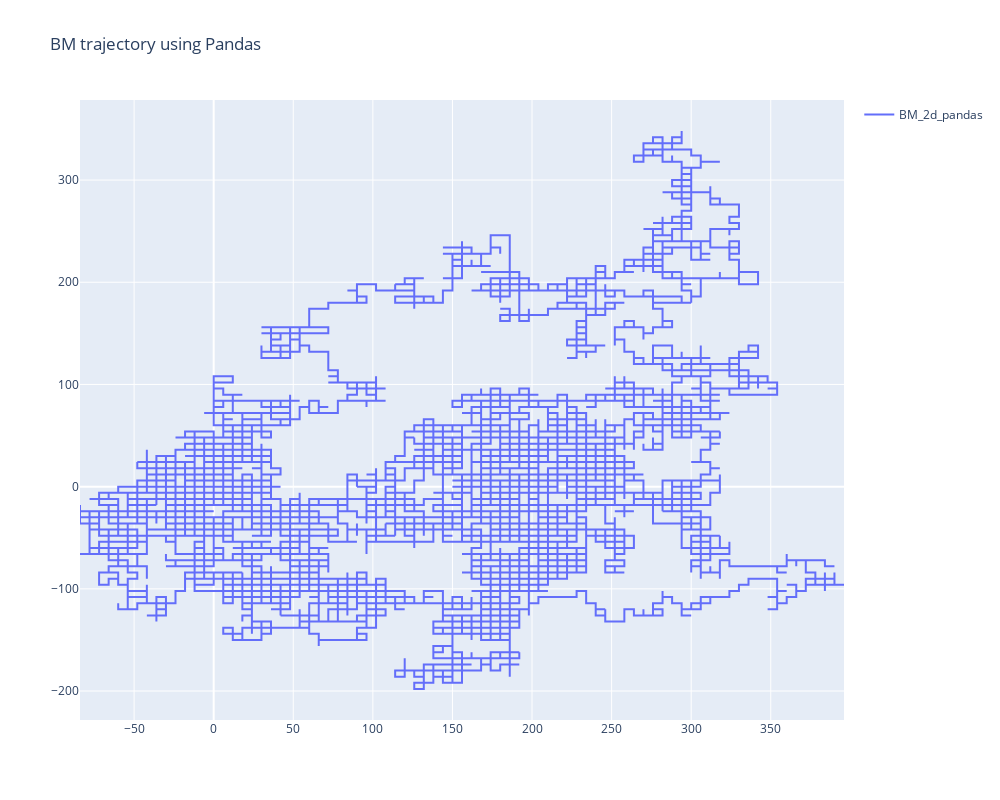

Here is the notebook cell this chart was saved with:
### Markdown cell above
## Brownian motion 2D - using Vec2d and Pandas

### Code cell
BM_2d_df = pd.DataFrame(columns=['x_pos','y_pos'])
BM_2d_df
# Init parameters
n_steps = 10000
s_pos = [0,0]
speed = 6

# Init velocity vector
velocity = Vec2d(speed,0)

# Init empty DF
BM_2d_df = pd.DataFrame(columns=['x_pos','y_pos'])

# Add starting position to DF
temp_df = pd.DataFrame([{'x_pos':s_pos[0], 'y_pos':s_pos[1]}])

BM_2d_df = pd.concat([BM_2d_df, temp_df], ignore_index=True)

# Generate trajectory
for i in range(n_steps-1):
    turn_angle = np.random.choice([0, np.pi/2, np.pi, 3*np.pi/2])
    # We are rotating the velocity vector
    velocity = velocity.rotated(turn_angle)
    # Update to new position
    temp_df = pd.DataFrame([{'x_pos':BM_2d_df.x_pos[i]+velocity.x, 'y_pos':BM_2d_df.y_pos[i]+velocity.y}])
    BM_2d_df = pd.concat([BM_2d_df, temp_df], ignore_index=True)

    # BM_2d_df.iloc[10:16].x_pos.max()
# BM_2d_df.iloc[10:16].x_pos.mean()

# BM_2d_df[(BM_2d_df.x_pos < 0)]
BM_2d_df[(BM_2d_df.y_pos < 0)]
fig_BM_pandas = go.Figure()

fig_BM_pandas.add_trace(go.Scatter(x = BM_2d_df.x_pos,
                                        y = BM_2d_df.y_pos,
                                        marker = dict(size=2),
                                        line = dict(width=2),
                                        mode = 'lines',
                                        name = 'BM_2d_pandas',
                                        showlegend = True    
))

fig_BM_pandas.update_layout(title = 'BM trajectory using Pandas',
                            autosize=False,
                            width=1000,
                            height=800
                           )

### Figure 1 — Plotly figure (JSON) as saved in the notebook; plotly's stock layout.template omitted (floating-point values rounded to 4 significant figures; data arrays with more than 128 entries replaced by an {"elided": "..."} marker saying what was removed)
{"data": [{"line": {"width": 2}, "marker": {"size": 2}, "mode": "lines", "name": "BM_2d_pandas", "showlegend": true, "type": "scatter", "x": {"elided": "10000 float values"}, "y": {"elided": "10000 float values"}}], "layout": {"autosize": false, "height": 800, "title": {"text": "BM trajectory using Pandas"}, "width": 1000}}
